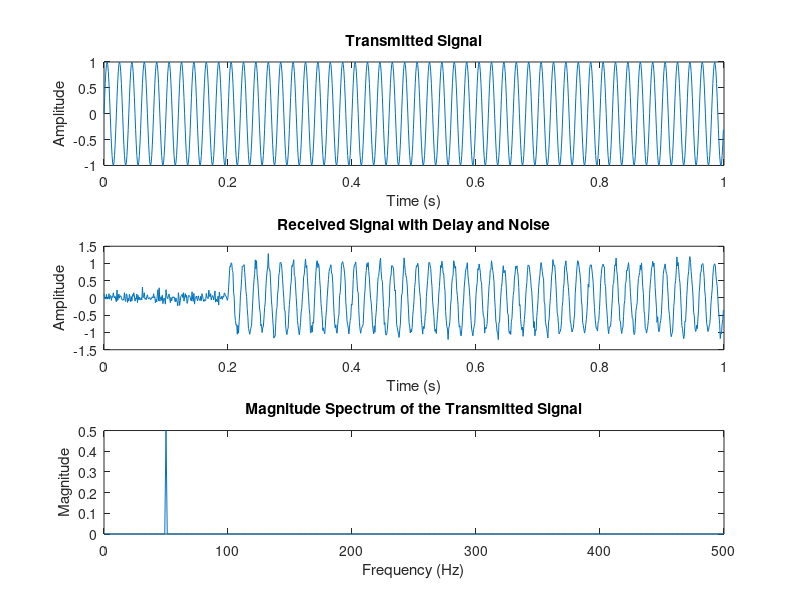

Recreate this plot in MATLAB.
clc; close all; clear;

% Parameters
fs = 1000;                % Sampling frequency (samples per second)
t = 0:1/fs:1-1/fs;        % Time vector (1 second duration)
f = 50;                    % Frequency of the sine wave (Hz)
x = sin(2*pi*f*t);        % Original sine wave

% Simulate the signal hitting a target and receiving it
delay = 0.2;              % Delay in seconds (time for signal to travel to target and back)
delay_samples = round(delay * fs); % Convert delay to number of samples

% Create the received signal
x_received = [zeros(1, delay_samples) x]; % Add delay to the signal
x_received = x_received(1:length(t));    % Ensure length matches the original time vector

% Add noise to the received signal (optional)
noise = 0.1 * randn(size(x_received)); % Generate random noise
x_received = x_received + noise;       % Add noise to the received signal

% Compute the FFT of the transmitted and received signals
n = length(x);                % Number of samples
X = fft(x);                   % FFT of the transmitted signal
X_mag = abs(X/n);             % Magnitude of the FFT
X_mag = X_mag(1:n/2+1);       % Keep only the positive frequencies
frequencies = (0:(n/2))/n*fs; % Frequency vector

X_received = fft(x_received); % FFT of the received signal
X_received_mag = abs(X_received/n); % Magnitude of the FFT
X_received_mag = X_received_mag(1:n/2+1); % Keep only the positive frequencies

% Find the peak frequency in the FFT result
[~, idx] = max(X_mag); % Index of the peak frequency in the transmitted signal
transmitted_freq = frequencies(idx); % Frequency of the transmitted signal

[~, idx_received] = max(X_received_mag); % Index of the peak frequency in the received signal
received_freq = frequencies(idx_received); % Frequency of the received signal

% Calculate the change in frequency (Doppler shift) and distance
doppler_shift = received_freq - transmitted_freq;
velocity = doppler_shift * 343 / transmitted_freq; % Velocity calculation (assuming speed of sound is 343 m/s)

% Calculate distance based on the delay
distance = (delay * 343) / 2; % Distance calculation (round trip)

% Display results
fprintf('Transmitted Frequency: %.2f Hz\n', transmitted_freq);
fprintf('Received Frequency: %.2f Hz\n', received_freq);
fprintf('Doppler Shift: %.2f Hz\n', doppler_shift);
fprintf('Calculated Velocity: %.2f m/s\n', velocity);
fprintf('Calculated Distance: %.2f meters\n', distance);

% Create subplots
figure;

% Original Transmitted Signal
subplot(3,1,1);
plot(t, x);
xlabel('Time (s)');
ylabel('Amplitude');
title('Transmitted Signal');

% Received Signal with Delay and Noise
subplot(3,1,2);
plot(t, x_received);
xlabel('Time (s)');
ylabel('Amplitude');
title('Received Signal with Delay and Noise');

% Frequency Spectrum of the Transmitted Signal
subplot(3,1,3);
plot(frequencies, X_mag);
xlabel('Frequency (Hz)');
ylabel('Magnitude');
title('Magnitude Spectrum of the Transmitted Signal');
